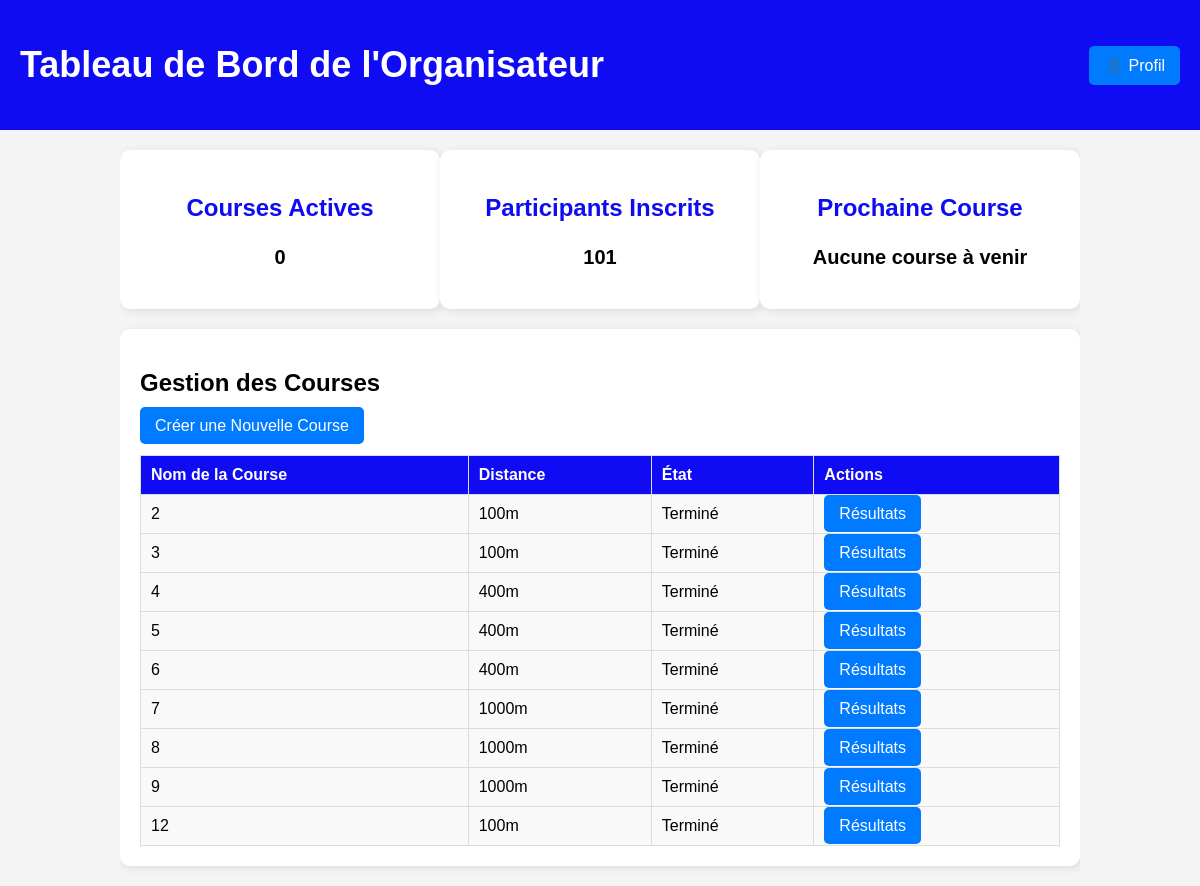
Page /orgatest.php on the earlier database version.
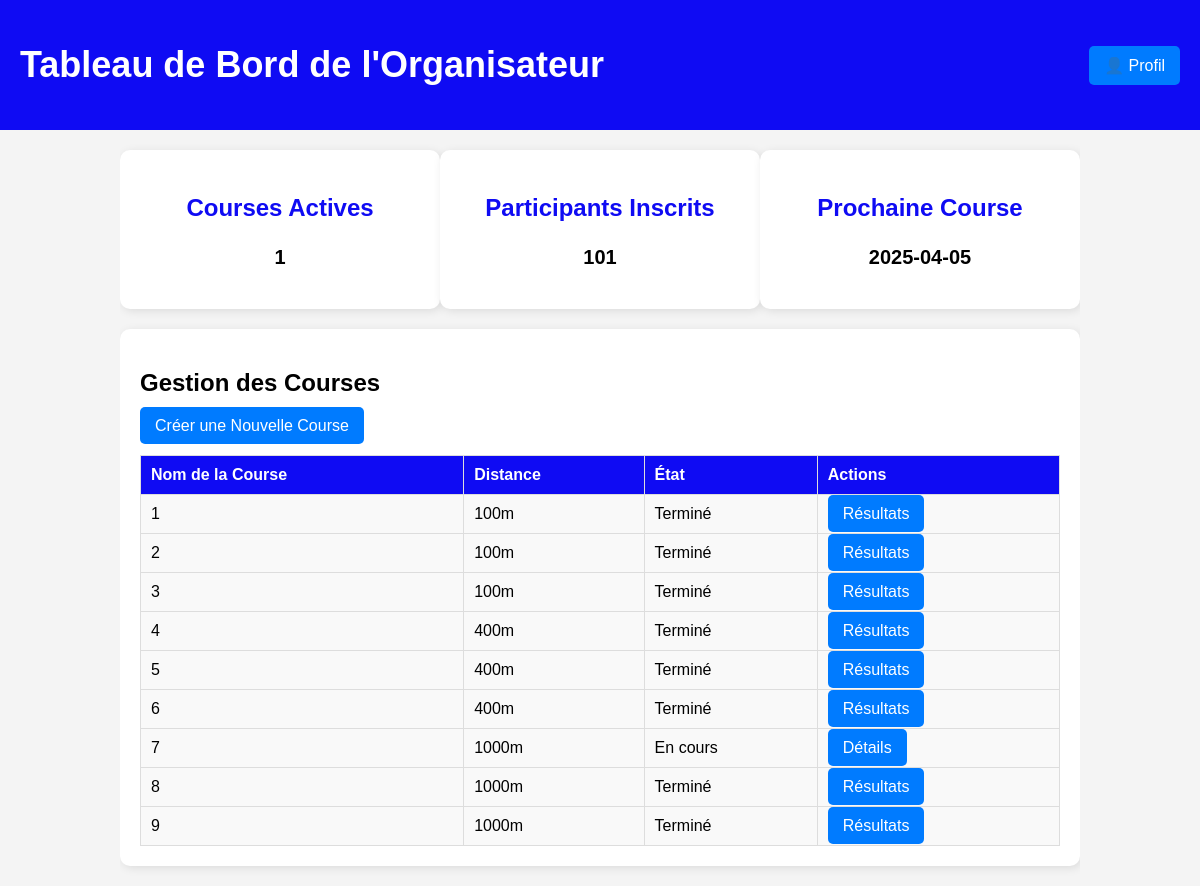
Same page on the later database version.
### tables this page shows
CREATE TABLE `course` (
  `id` bigint(20) UNSIGNED NOT NULL,
  `date` date NOT NULL,
  `lieu` varchar(255) NOT NULL,
  `type` varchar(30) NOT NULL,
  `arbitre` varchar(50) NOT NULL
);

### orgatest.php (the view, shortened to what this page needs)
<?php
$servername = "localhost";
$username = "root";
$password = "";
$dbname = "test";
$connexion = new mysqli($servername, $username, $password, $dbname);
$current_date = date('Y-m-d');
$sql_active_courses = "SELECT COUNT(*) AS active_courses FROM course WHERE date = '$current_date'";
$result_active_courses = $connexion->query($sql_active_courses);
$active_courses_count = 0;
if ($result_active_courses && $result_active_courses->num_rows > 0) {
    $row = $result_active_courses->fetch_assoc();
    $active_courses_count = $row['active_courses'];
}
$sql_next_race = "SELECT date FROM course WHERE date >= '$current_date' ORDER BY date ASC LIMIT 1";
$result_next_race = $connexion->query($sql_next_race);
$next_race_date = "Aucune course à venir";
if ($result_next_race && $result_next_race->num_rows > 0) {
    $row = $result_next_race->fetch_assoc();
    $next_race_date = $row['date'];
}
$sql_athletes_count = "SELECT COUNT(*) AS total_athletes FROM athelete";
$result_athletes_count = $connexion->query($sql_athletes_count);
$total_athletes_count = 0;
if ($result_athletes_count && $result_athletes_count->num_rows > 0) {
    $row = $result_athletes_count->fetch_assoc();
    $total_athletes_count = $row['total_athletes'];
}
$sql_courses = "SELECT * FROM course";
$result_courses = $connexion->query($sql_courses);
?>
<!DOCTYPE html>
<html lang="fr">
<head>
  <link rel="stylesheet" href="styles.css">
</head>
 <header>
        <div class="header-container">
            <h1>Tableau de Bord de l'Organisateur</h1>
            <div class="profile">
                <button class="profile-btn">👤 Profil</button>
            </div>
        </div>
    </header>
    <div class="container">
        <div class="dashboard">
            <div class="card">
                <h3>Courses Actives</h3>
                <p><?php echo $active_courses_count; ?></p>
            </div>
            <div class="card">
                <h3>Participants Inscrits</h3>
                <p><?php echo $total_athletes_count; ?></p>
            </div>
            <div class="card">
                <h3>Prochaine Course</h3>
                <p><?php echo $next_race_date; ?></p>
            </div>
        </div>
        <div class="manage-courses">
            <h2>Gestion des Courses</h2>
            <a href="organisateur.php" class="button" id="create-race-btn">Créer une Nouvelle Course</a>
            <table>
                <tr>
                    <th>Nom de la Course</th>
                    <th>Distance</th>
                    <th>État</th>
                    <th>Actions</th>
                </tr>
                <?php
                if ($result_courses && $result_courses->num_rows > 0) {
                    while ($row = $result_courses->fetch_assoc()) {
                        $course_name = $row['id'];
                        $distance = $row['type'];
                        $date_course = $row['date'];
                        $current_date = date('Y-m-d');
                        if ($date_course < $current_date) {
                            $status = "Terminé";
                            $button_text = "Résultats";
                            $page_url = "results.php?course_id=" . $course_name;
                        } elseif ($date_course == $current_date) {
                            $status = "En cours";
                            $button_text = "Détails";
                            $page_url = "athletes_details.php?course_id=" . $course_name;
                        } else {
                            $status = "À venir";
                            $button_text = "Détails";
                            $page_url = "athletes_details.php?course_id=" . $course_name;
                        }
                        echo "<tr>
                        <td>$course_name</td>
                        <td>$distance</td>
                        <td>$status</td>
                        <td><a href='$page_url' class='button'>$button_text</a></td>
                        </tr>";
                    }
                } else {
                    echo "<tr><td colspan='4'>Aucune course disponible</td></tr>";
                }
                ?>
            </table>
        </div>
    </div>
</body>
</html>

### styles.css (style rules this page uses)
.container { width: 80%; margin: auto; overflow: hidden; }
h1 { font-size: 36px; color: white; text-align: center; transition: color 0.3s ease; }
header { background: #0f0bf3; padding: 20px 0; text-align: center; position: relative; }
.header-container { display: flex; justify-content: space-between; align-items: center; padding: 0 20px; }
.profile { position: relative; }
.profile-btn { background: #007bff; color: white; padding: 10px 20px; border: none; cursor: pointer; border-radius: 5px; font-size: 16px; }
.dashboard { display: flex; justify-content: space-between; margin: 20px 0; text-align: center; animation: fadeIn 1s ease-in-out; }
.dashboard .card { background: #fff; padding: 20px; width: 30%; box-shadow: 2px 2px 10px rgba(0,0,0,0.1); border-radius: 10px; transition: transform 0.3s ease; }
.dashboard h3 { font-size: 24px; color: #0f0bf3; }
.dashboard p { font-size: 20px; font-weight: bold; }
.manage-courses { background: white; padding: 20px; box-shadow: 2px 2px 10px rgba(0,0,0,0.1); border-radius: 10px; margin-bottom: 20px; animation: fadeIn 1.5s ease-in-out; }
.button, .profile-btn { background: #007bff; color: white; padding: 10px 15px; border: none; cursor: pointer; border-radius: 5px; font-size: 16px; text-decoration: none; transition: background 0.3s ease; }
a { text-decoration: none; }
table { width: 100%; border-collapse: collapse; margin-top: 20px; }
table, th, td { border: 1px solid #ddd; padding: 10px; text-align: left; }
th { background: #0f0bf3; color: white; }
td { background: #f9f9f9; }

Differences in the rows shown:
removed course: id "12", type "100m", date "Terminé", date "Résultats"
changed course id 7: date (not shown) → "2025-04-05"; date "Terminé" → "En cours"; date "Résultats" → "Détails"
added course: id "1", type "100m", date "Terminé", date "Résultats"
Other differences:
$active_courses_count: "0" → "1"
$next_race_date: "Aucune course à venir" → (not shown)
